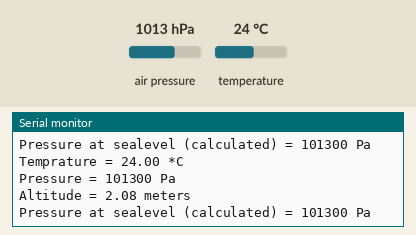
Bench run of a sketch on a simulated Arduino Uno, built with avr-gcc and run on an emulated ATmega328P. Parts: the last lines printed to the serial monitor. Inputs (shaded band) come from the test bench; at power-on: air pressure 1013 hPa, temperature 24 °C.

Above: at 1.2 s.
1.3 s: air pressure set to 952 hPa
At 2.6 s:
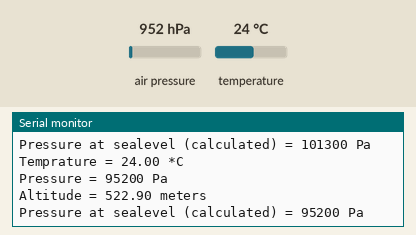
2.8 s: temperature set to 12 °C
4.3 s: air pressure set to 1000 hPa
At 6.1 s:
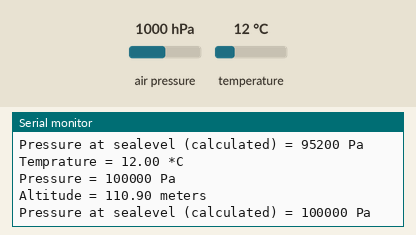
8.5 s: air pressure set to 975 hPa
At 10.4 s:
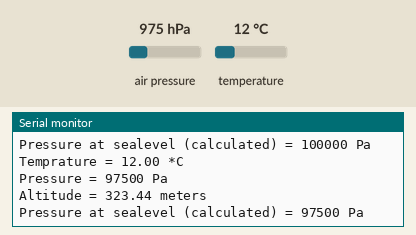
12.7 s: air pressure set to 1025 hPa
At 13.1 s:
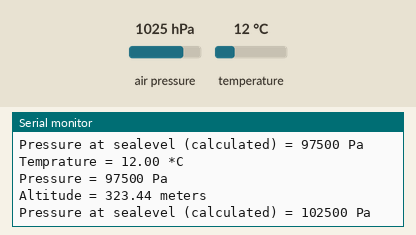
Timing chart, 0 to 15.7 s (numbered marks = the images above; inputs shaded):
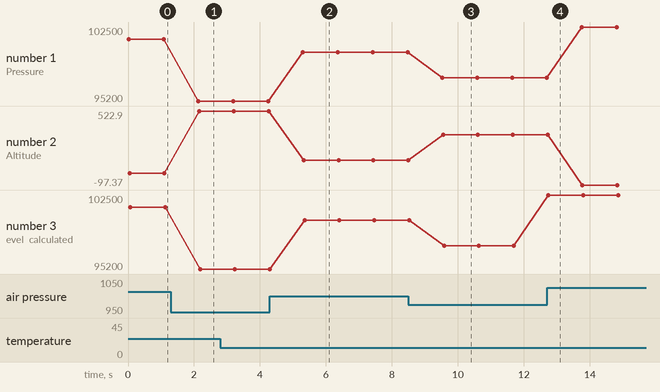

The sketch:

temp2.ino
```cpp
#include <Adafruit_BMP085.h>

/*********************************************
  Adafruit_BMP085を使用したセンサ
  以下のものを計測可能
  - 気圧
  - 温度
  - 海面気圧
  - 高度

  接続方法
  - VCC: 3.3V
  - GND: GND
  - SCL: Analog5
  - SDA: Analog4
***********************************************/

Adafruit_BMP085 bmp;

void setup()
{
  Serial.begin(9600);
  if (!bmp.begin())
  {
    Serial.println("Could not find a valid BMP180 sensor, check wiring!");
    while (1)
    {
    }
  }
}

void loop()
{
  displayTemp();
  displayPres();
  displayAltitude();
  displaySealevelPressure();

  Serial.println("");
  delay(1000);
}

/**************************************
    関数群
**************************************/
/* 気温を表示 */
void displayTemp()
{
  Serial.print("Temprature = ");
  Serial.print(bmp.readTemperature());
  Serial.println(" *C");
}

/* 気圧 */
void displayPres()
{
  Serial.print("Pressure = ");
  Serial.print(bmp.readPressure());
  Serial.println(" Pa");
}

/* 高度を表示 */
void displayAltitude()
{
  Serial.print("Altitude = ");
  Serial.print(bmp.readAltitude());
  Serial.println(" meters");
}

/* 海面気圧を表示 */
void displaySealevelPressure()
{
  Serial.print("Pressure at sealevel (calculated) = ");
  Serial.print(bmp.readSealevelPressure());
  Serial.println(" Pa");
}
```

Measured:
- after the input at 1.3 s, the serial monitor: prints a new line after 0.83 s (image 1)
- after the input at 4.3 s, the serial monitor: prints a new line after 1.0 s (image 2)
- after the input at 8.5 s, the serial monitor: prints a new line after 1.0 s (image 3)
- after the input at 12.7 s, the serial monitor: prints a new line at once (image 4)
- plotted number 1: 101300 → 95200 after the input at 1.3 s, 95200 → 100000 after the input at 4.3 s, 100000 → 97500 after the input at 8.5 s, 97500 → 102500 after the input at 12.7 s
- plotted number 2: 2.08 → 522.9 after the input at 1.3 s, 522.9 → 110.9 after the input at 4.3 s, 110.9 → 323.44 after the input at 8.5 s, 323.44 → -97.37 after the input at 12.7 s
- plotted number 3: 101300 → 95200 after the input at 1.3 s, 95200 → 100000 after the input at 4.3 s, 100000 → 97500 after the input at 8.5 s, 97500 → 102500 after the input at 12.7 s
